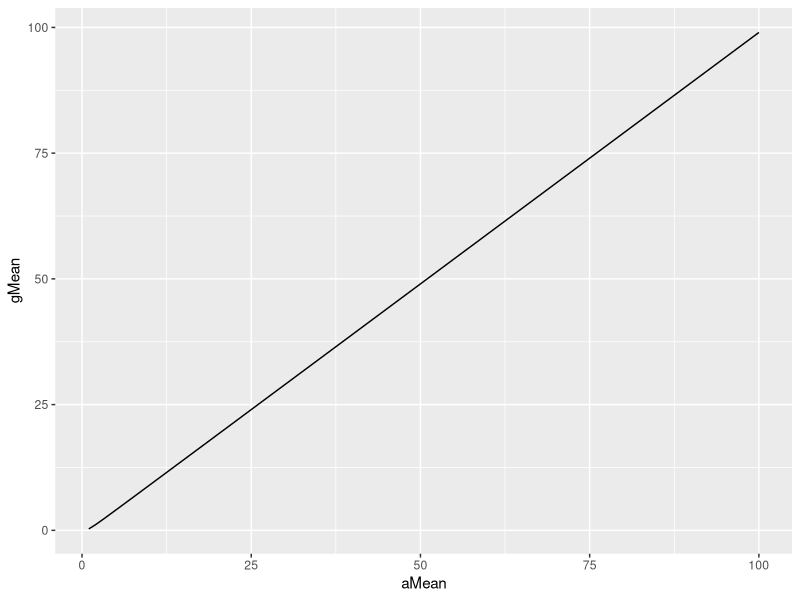
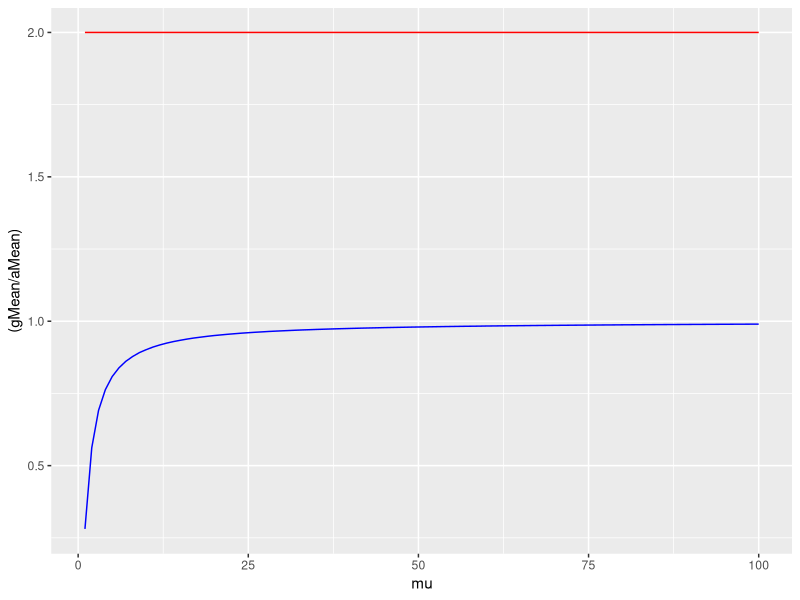

Write R code to recreate these figures, in order. (Note: a time limit stopped this script after it produced the figures.)
################################################################################
#                 Geometric vs Arithmetic Mean                                 #
#                                                                              #
#                                                                              #
################################################################################
library(ggplot2)
# in R, gamma uses the shape, rate parameterization so lambda rather than theta

# set theta slope 
theta=2.0
mu <- seq(1,100,1)
sigmaSq <- theta*mu

alpha <- mu / theta

aMean <- c()
gMean <- c()
# now, let's calculate the ratio
for (i in 1:length(mu)){
  rgamma(1000000,alpha[i],1/theta) -> X
  c(aMean,mean(X)) -> aMean
  c(gMean,exp(mean(log(X)))) -> gMean
}

ggplot() + geom_line(aes(x=aMean,y=gMean))

ggplot() + geom_line(aes(x=mu,y=(gMean/aMean)),color="blue") + geom_line(aes(x=mu,y=sigmaSq/mu),color="red")

# now, we will explore the statistical properties of the geometric mean of the geometric mean over the arithmetic mean. 
simulate <- function(n,theta,alpha,k,b){
  # n is number of periods
  # k is the number of simulations
  # theta is the Gamma scale parameter and the slope relating mu and sigma squared
  # alpha is, of course, the Gamma shape parameter
  # step 1: draw from Gamma
  matrix(rgamma(n*k,shape=alpha,scale=theta),nrow=n) -> simulationMat
  # now, get the arithmetic mean for each row
  AM <- apply(simulationMat,1,mean)
  geomMean <- function(x){return(exp(mean(log(x))))}
  GM <- apply(simulationMat,1,geomMean) 
  all(GM < AM)
  # now calculate the ratio
  GM/AM -> ratio
  # and caculate the geometric mean of this ratio
  geomMean(ratio) -> dispersion
  return(dispersion)
}
# now, see how this relates to alpha


# now play with theta to check invariance

bondGen <- function(b){
  alphaVec <- seq(0,10,.05)
  disperVec <- c()
  for (alpha in alphaVec){
    disperVec <- c(disperVec,simulate(100,1.0,alpha,10000,b))
    
  }
  
  ggplot() + geom_line(aes(x=alphaVec,y=disperVec),color="red") -> plt  
  return(plt)
}
bondGen(2) -> plt1

# it checks out. The slope does not affect this measure of dispersion

# now, let's see how the number of periods affects it

periodFunc <- function(theta,n){
  alphaVec <- seq(0.05,10,.05)
  disperVec <- c()
  for (alpha in alphaVec){
    disperVec <- c(disperVec,simulate(n,theta,alpha,10000))
    
  }
  
  return(disperVec)
  
}
alphaVec <- seq(0.05,10,.05)
ggplot() + geom_line(aes(x=alphaVec,y=periodFunc(1.0,100)),color="red") +
  geom_line(aes(x=alphaVec,y=periodFunc(1.0,2)),color="blue")
